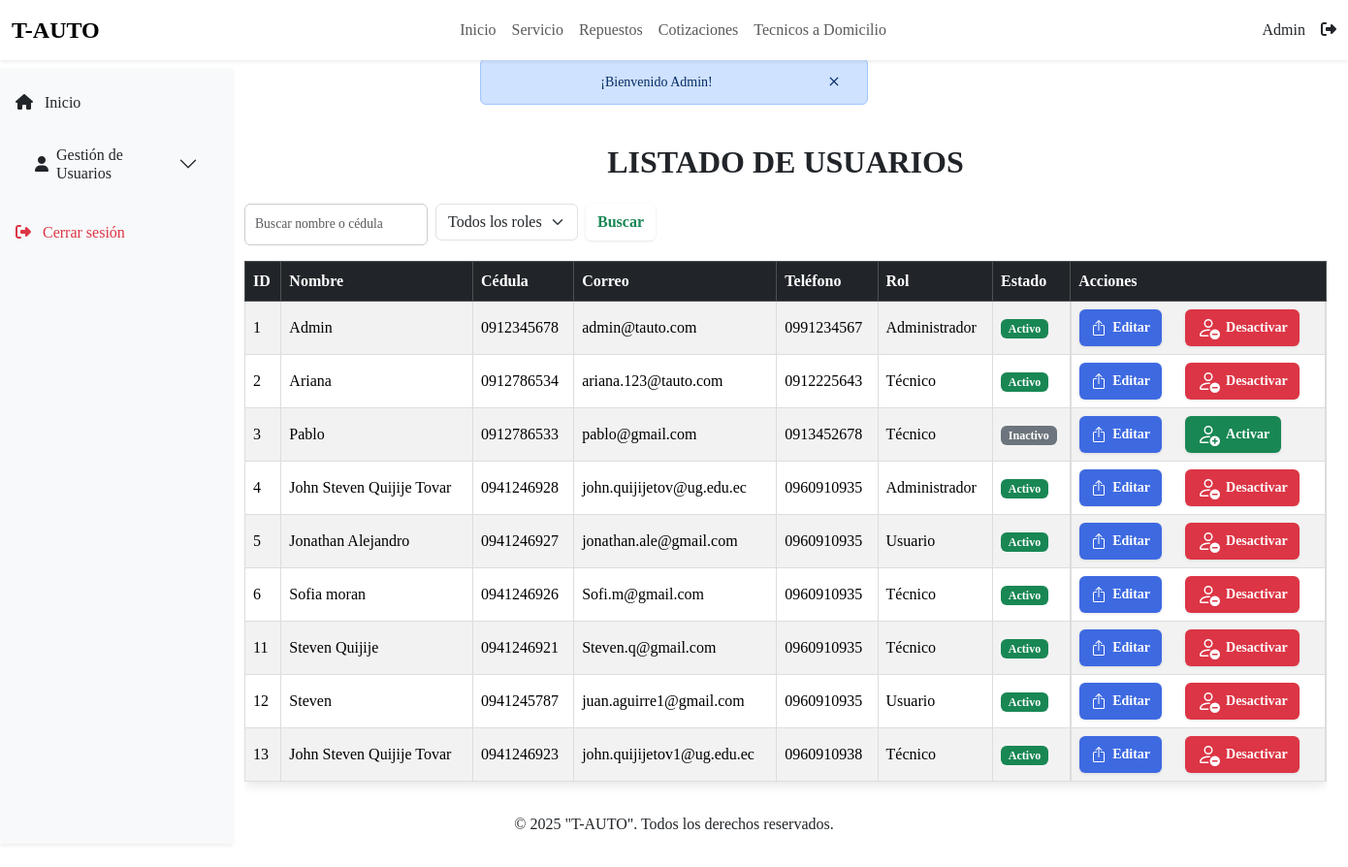
Screenshot of /index.php?c=login&f=listarUsuarios (signed in) with the database file from the repository.
### tables this page shows
CREATE TABLE `usuarios` (
  `id_user` int(11) NOT NULL,
  `nombre` varchar(100) NOT NULL,
  `cedula` varchar(10) NOT NULL,
  `correo` varchar(100) NOT NULL,
  `telefono` varchar(10) DEFAULT NULL,
  `password` varchar(255) NOT NULL,
  `rol` int(11) NOT NULL,
  `estado` int(11) NOT NULL,
  `fecha_creacion` datetime DEFAULT current_timestamp(),
  `notificaciones` int(1) NOT NULL DEFAULT 0
);

### controller/loginController.php (called while the page is built, shortened)
<?php
require_once 'model/dao/UsuariosDAO.php';
class LoginController
{
    private $model;
    public function __construct()
    {
        $this->model   = new UsuariosDAO();
    }
    public function listarUsuarios()
    {
        $rolFiltro  = $_POST['rolFiltro']  ?? '';
        $textoBuscar = trim($_POST['q'] ?? '');
        $usuarios = $this->model->obtenerTodos($rolFiltro, $textoBuscar);
        require VLOGIN . 'ListarUsuarios.php';
    }
}

### index.php (called while the page is built, shortened)
<?php
$funcion = (!empty($_REQUEST['f'])) ? htmlentities($_REQUEST['f']) : FUNCION_PRINCIPAL;
$cont = new $controlador();
$cont->$funcion();
?>

### config/Conexion.php (called while the page is built)
<?php
class Conexion {
    public static function getConexion() {
        $dsn = 'mysql:host=localhost;port=3306;dbname=' . DBNAME;
        $conexion = null;
        try {
            $conexion = new PDO($dsn, DBUSER, DBPASSWORD);
             $conexion->setAttribute(PDO::ATTR_ERRMODE, PDO::ERRMODE_EXCEPTION);
        } catch (Exception $e) {
            echo $e;
            die("error " . $e->getMessage());
        }
        return $conexion;
    }
}

### model/dao/UsuariosDAO.php (called while the page is built, shortened)
<?php
require_once 'config/Conexion.php';
class UsuariosDAO {
    private $con;
    public function __construct() {
        $this->con = Conexion::getConexion();
    }
    public function obtenerTodos($rol = null, $search = '')
    {
        $sql = "SELECT * FROM usuarios WHERE 1=1";
        $params = [];
        $stmt = $this->con->prepare($sql);
        $stmt->execute($params);
        return $stmt->fetchAll(PDO::FETCH_ASSOC);
    }
}
?>

### view/login/login.ListarUsuarios.php (the view, shortened to what this page needs)
<main class="container pt-4 ml-sidebar">
    <h2 class="fw-semibold text-center text-uppercase mb-4">Listado de Usuarios</h2>
    <form class="row row-cols-lg-auto g-2 mb-3" method="POST"
        action="index.php?c=login&f=listarUsuarios">
        <div class="col">
            <input type="text" name="q" class="form-control"
                placeholder="Buscar nombre o cédula"
                value="<?= htmlspecialchars($textoBuscar ?? '') ?>">
        </div>
        <div class="col">
            <select name="rolFiltro" class="form-select">
                <option value="">Todos los roles</option>
            </select>
        </div>
        <div class="col">
            <button type="submit" class="btn btn-outline-success">
                Buscar
            </button>
        </div>
    </form>
    <div class="table-responsive">
        <table class="table table-striped table-bordered align-middle">
            <thead class="table-dark">
                <tr>
                    <th>ID</th>
                    <th>Nombre</th>
                    <th>Cédula</th>
                    <th>Correo</th>
                    <th>Teléfono</th>
                    <th>Rol</th>
                    <th>Estado</th>
                    <th>Acciones</th>
                </tr>
            </thead>
            <tbody>
                <?php foreach ($usuarios as $u): ?>
                    <tr>
                        <td><?= $u['id_user'] ?></td>
                        <td><?= htmlspecialchars($u['nombre']) ?></td>
                        <td><?= $u['cedula'] ?></td>
                        <td><?= $u['correo'] ?></td>
                        <td><?= $u['telefono'] ?></td>
                        <td><?= ['', 'Usuario', 'Técnico', 'Administrador'][$u['rol']] ?></td>
                        <td>
                            <?php if ($u['estado']): ?>
                                <span class="badge bg-success">Activo</span>
                            <?php else: ?>
                                <span class="badge bg-secondary">Inactivo</span>
                            <?php endif; ?>
                        </td>
                        <td class="d-flex gap-1">
                            <a href="index.php?c=login&f=editarUsuario&id=<?= $u['id_user'] ?>" class="btn btn-sm btn-primary">
                                Editar
                            </a>
                            <form method="POST" action="index.php?c=login&f=cambiarEstadoUsuario"
                                onsubmit="return confirm('¿Estas seguro de realizar el cambio?');">
                                <button type="submit"
                                    class="btn btn-sm <?= $u['estado'] ? 'btn-danger' : 'btn-success' ?>">
                                    <?= $u['estado'] ? 'Desactivar' : 'Activar' ?>
                                </button>
                            </form>
                        </td>
                    </tr>
                <?php endforeach; ?>
            </tbody>
        </table>
    </div>
</main>

### assets/css/styles.css (style rules this page uses)
* { margin: 0; padding: 0; box-sizing: border-box; font-family: 'Times New Roman', Times, serif; }
.btn-primary { background-color: #3e6ae1; border: 1px solid #aaa; color: white; margin-right: 20px; }
.table-responsive { overflow-x: auto; -webkit-overflow-scrolling: touch; }
.btn { padding: 7px 12px; font-size: 0.7 rem; font-weight: 600; border-radius: 6px; cursor: pointer; text-decoration: none; display: inline-flex; align-items: center; gap: 6px; border: none; transition: background-color 0.3s ease, transform 0.2s ease, box-shadow 0.3s ease; white-space: nowrap; box-shadow: 0 1px 3px rgba(0, 0, 0, 0.1); }
.table { max-height: 450px; overflow-y: auto; border-radius: 8px; box-shadow: 0 4px 12px rgba(0,0,0,0.1); border: 1px solid #ddd; }
.form-control { padding: 10px 10px; border-radius: 6px; border: 1px solid #ccc; background-color: rgba(255, 255, 255, 0.95); font-size: 0.85rem; }

### view/login/login.ListarUsuarios.php (style rules this page uses)
@media (min-width: 992px) { .ml-sidebar { margin-left: 240px; } }

### rows the page displays
usuarios: id_user "1", nombre "Admin", cedula "0912345678", correo "admin@tauto.com", telefono "0991234567", rol "Administrador", estado "Activo"
usuarios: id_user "2", nombre "Ariana", cedula "0912786534", correo "ariana.123@tauto.com", telefono "0912225643", rol "Técnico", estado "Activo"
usuarios: id_user "3", nombre "Pablo", cedula "0912786533", correo "pablo@gmail.com", telefono "0913452678", rol "Técnico", estado "Inactivo"
usuarios: id_user "4", nombre "John Steven Quijije Tovar", cedula "0941246928", correo "john.quijijetov@ug.edu.ec", telefono "0960910935", rol "Administrador", estado "Activo"
usuarios: id_user "5", nombre "Jonathan Alejandro", cedula "0941246927", correo "jonathan.ale@gmail.com", telefono "0960910935", rol "Usuario", estado "Activo"
usuarios: id_user "6", nombre "Sofia moran", cedula "0941246926", correo "Sofi.m@gmail.com", telefono "0960910935", rol "Técnico", estado "Activo"
usuarios: id_user "11", nombre "Steven Quijije", cedula "0941246921", correo "Steven.q@gmail.com", telefono "0960910935", rol "Técnico", estado "Activo"
usuarios: id_user "12", nombre "Steven", cedula "0941245787", correo "juan.aguirre1@gmail.com", telefono "0960910935", rol "Usuario", estado "Activo"
usuarios: id_user "13", nombre "John Steven Quijije Tovar", cedula "0941246923", correo "john.quijijetov1@ug.edu.ec", telefono "0960910938", rol "Técnico", estado "Activo"

### other values shown
$_SESSION['nombre'] "Admin"
$_SESSION['mensaje'] "¡Bienvenido Admin!"
